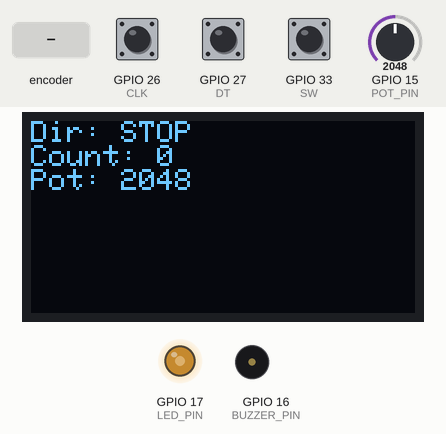
A sketch run on a simulated ESP32. On the bench: 128×64 one-colour display, output pins drawn as LEDs (lit = HIGH), buzzer (waves = sounding). Inputs (shaded band) come from the test bench; at power-on: GPIO 33 (SW) HIGH, GPIO 15 (POT_PIN) = 2048, GPIO 26 (CLK) HIGH, GPIO 27 (DT) HIGH.

Above: at 2.2 s.
2.3 s: GPIO 33 (SW) pulled LOW for 0.15 s
At 2.43 s:
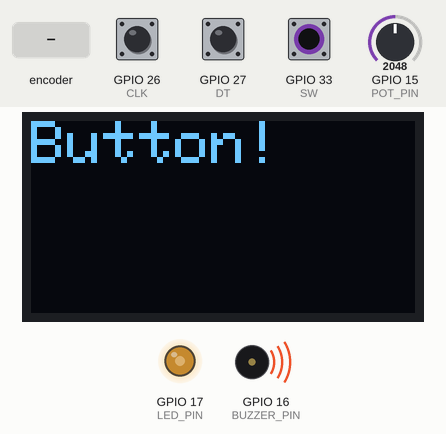
4.0 s: rotary encoder on GPIO 26 (CLK) / GPIO 27 (DT) turned 1 step (first pin leading)
At 5.3 s:
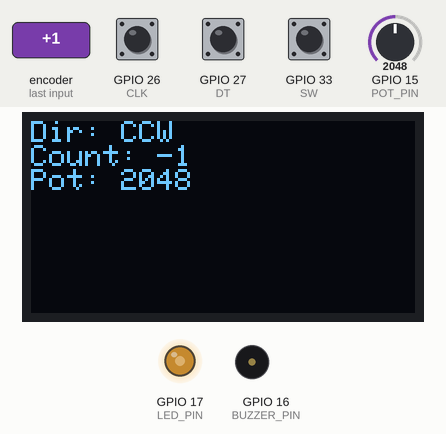
5.7 s: rotary encoder on GPIO 26 (CLK) / GPIO 27 (DT) turned 2 steps (second pin leading)
At 6.7 s:
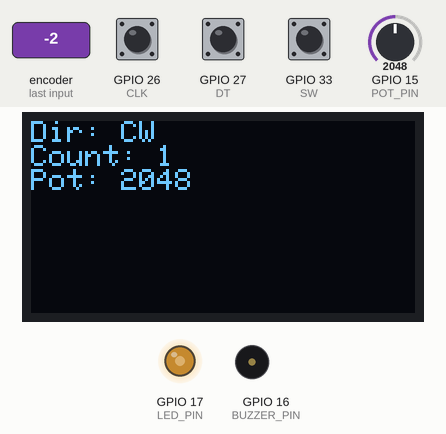
7.6 s: GPIO 15 (POT_PIN) set to 2866
At 8.0 s:
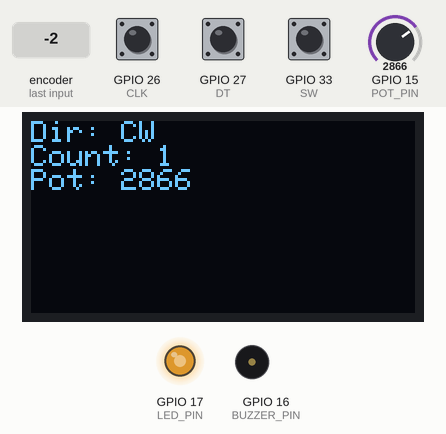
9.1 s: GPIO 15 (POT_PIN) set to 3603
At 9.7 s:
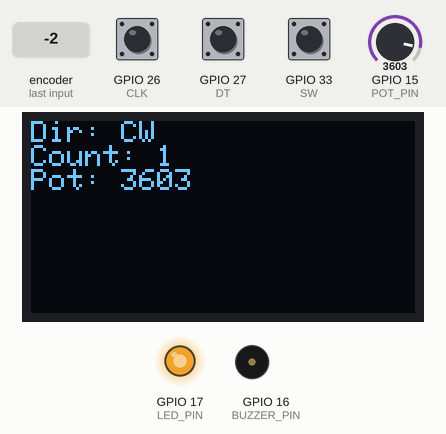
10.6 s: GPIO 15 (POT_PIN) set to 491
At 11.3 s:
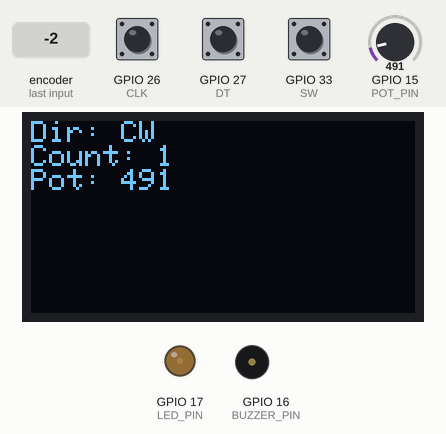
Timing chart, 0 to 13.1 s (numbered marks = the images above; inputs shaded):
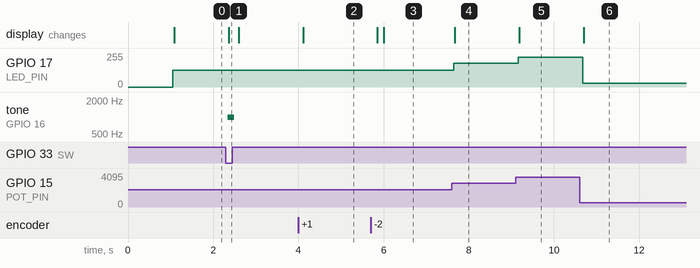

Measured:
- after the input at 2.3 s, tone on GPIO 16 (BUZZER_PIN): silent → 1000 Hz at once, → silent 0.15 s later; the display: changes after 0.07 s (image 1)
- after the input at 4.0 s, the display: changes after 0.11 s (image 2)
- after the input at 5.7 s, the display: first changes after 0.15 s (image 3 shows a later state)
- after the input at 7.6 s, GPIO 17 (LED_PIN): 127/255 → 178/255 at once; the display: changes after 0.07 s (image 4)
- after the input at 9.1 s, GPIO 17 (LED_PIN): 178/255 → 224/255 after 0.06 s; the display: changes after 0.08 s (image 5)
- after the input at 10.6 s, GPIO 17 (LED_PIN): 224/255 → 30/255 after 0.07 s; the display: changes after 0.10 s (image 6)

The sketch:

01_CreativeBoard_Rotary_Pot_OLED_LED_Buzzer.ino
```cpp
#include <Wire.h>
#include <Adafruit_GFX.h>
#include <Adafruit_SSD1306.h>

// OLED
#define SCREEN_WIDTH 128
#define SCREEN_HEIGHT 64
#define OLED_RESET -1
Adafruit_SSD1306 display(SCREEN_WIDTH, SCREEN_HEIGHT, &Wire, OLED_RESET);

// Rotary Encoder
#define CLK 26
#define DT 27
#define SW 33

// Other Components
#define POT_PIN 15
#define LED_PIN 17
#define BUZZER_PIN 16

volatile int counter = 0;
String currentDir = "STOP";
unsigned long lastButtonPress = 0;

// Interrupt handler
void IRAM_ATTR readEncoder() {
  int dtState = digitalRead(DT);
  if (dtState == digitalRead(CLK)) {
    counter++;
    currentDir = "CW";
  } else {
    counter--;
    currentDir = "CCW";
  }
}

void setup() {
  Serial.begin(115200);

  pinMode(CLK, INPUT_PULLUP);
  pinMode(DT, INPUT_PULLUP);
  pinMode(SW, INPUT_PULLUP);
  pinMode(POT_PIN, INPUT);
  pinMode(LED_PIN, OUTPUT);
  pinMode(BUZZER_PIN, OUTPUT);

  attachInterrupt(digitalPinToInterrupt(CLK), readEncoder, RISING);

  if (!display.begin(SSD1306_SWITCHCAPVCC, 0x3C)) {
    Serial.println(F("SSD1306 allocation failed"));
    while (true);
  }

  display.clearDisplay();
  display.setTextSize(2);
  display.setTextColor(SSD1306_WHITE);
  display.setCursor(0, 0);
  display.println("Starting...");
  display.display();
  delay(1000);
}

void loop() {
  // Potentiometer controls LED brightness
  int potValue = analogRead(POT_PIN);
  int ledValue = map(potValue, 0, 4095, 0, 255);
  analogWrite(LED_PIN, ledValue);

  // Button press -> buzzer + message
  if (digitalRead(SW) == LOW) {
    if (millis() - lastButtonPress > 300) {
      tone(BUZZER_PIN, 1000, 150);
      display.clearDisplay();
      display.setTextSize(2);
      display.setCursor(0, 0);
      display.println("Button!");
      display.display();
      delay(200);
    }
    lastButtonPress = millis();
  }

  // Display all info
  display.clearDisplay();
  display.setTextSize(1);
  display.setCursor(0, 0);
  display.print("Dir: ");
  display.println(currentDir);
  display.print("Count: ");
  display.println(counter);
  display.print("Pot: ");
  display.println(potValue);
  display.display();

  delay(50);
}
```
